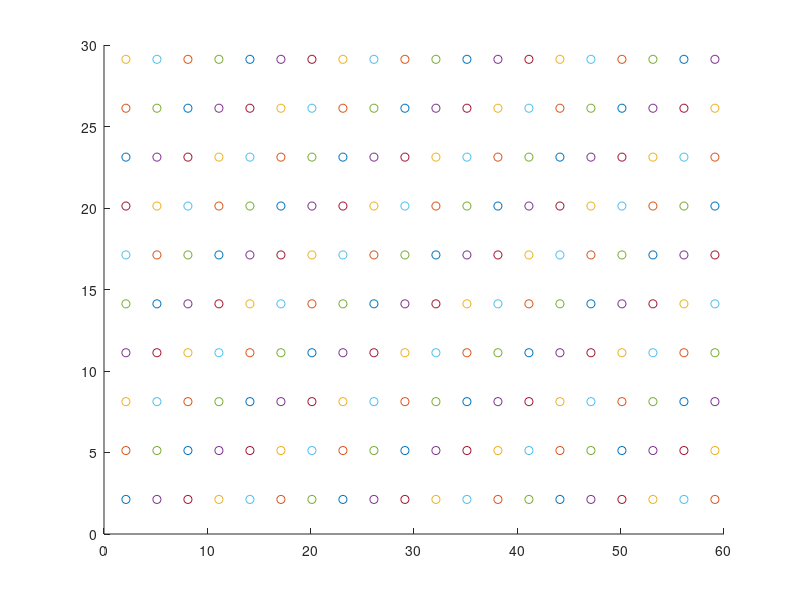

Recreate this plot in MATLAB.
% Suppose in a plant of size 30m by 60m, many sensors are installed on the 
% ceiling to monitor the environmental temperature. The sensors communicate 
% via wireless data transmission. Suppose the transmission radius is 3m. 
% Assume that there is no central unit to collect and process the data.
% All computations and transmissions are carried over the sensors 
% in a decentralized way. 

  close all;
  clear;
  clc;

  r = 3;
  l = 60;
  w = 30;
  

% Sensors placed as a 2D grid

  N = 0;      % sensor number
  row = 0;    % tmp variables for placing sensors
  column = 0; % 

  dy = r;     % distance between the sensors in both directions
  dx = r;           
  y_margin = r/sqrt(2);    % distance from the wall
  x_margin = r/sqrt(2);     

 % figure('Position',[600 300 600 500]);
%  rectangle('Position',[0,0,l,w]);    % walls of the plant
%  axis([-5 65 -5 35]);                       
 % xlabel('Length [m]'); ylabel('Width [m]');

  while (column-1)*dx+2*x_margin < l
    figure(99)
      hold on;

    while (row-1)*dy+2*y_margin < w
      x = x_margin+column*dx;
      y = row*dy+y_margin;
      N = N+1;
      coordinates(N,:) = [x y]; 
      plot(x,y,'o');
      %circle(x,y,3);
      row=row+1;
    end

    row=0;
    column=column+1;
  end
  axis([0 60 0 30]);

 % title(sprintf('Plant: (%i m x %i m) with %i sensors', l, w, N));

  
% For all N nodes find all nodes that are in range (adjacent)
% in case of 2D grid 4 nodes will have 2 connected, boundary nodes - 
% 3 connected, and all others - 4 nodes connected
% but it is handy to know their locations for organizing information fusion

% build an adjacency matrix of the sensor grid
% if two nodes are different and the distance between them
% is smaller than the range - then these nodes are adjacent

adjacent = zeros(N,N);
  for i=1:N
    for j=1:N
      if (i ~= j) && (norm(coordinates(i,:) - coordinates(j,:),2) <= r) 
        adjacent(i,j) = 1;
      end
    end
  end
  
N_adj = sum(adjacent);

    
    
 % Averaging Problem Solution using ADMM  
% solve the problem described on slide 61
% by realizing an update algorithm on slide 62


% z and v have dimensions Nx4 because we need one fusion center per each
% edge and for 2D grid node has maximum 4 links connected

% an algorithm is as follows:
% 
a_i = 20+3.*randn(N,1);% need to assign random values (sensor measurements)
x_i = zeros(N,1); % most recent estimate of the mean
z = zeros(N,4);
v = zeros(N,4);
x_n = zeros(N,4); %x values for neighbors
n_ind = zeros(N,4); % indices for neighbors
rho = 1;
% all info about nodes and their measurements
% each node have access to only the info on its corresponding row
% data = |coordinates (Nx2)|a_i (Nx1)|x_i (Nx1)|z (Nx4)|v(Nx4)|x_n(Nx4)|
%        |n_ind (Nx4)|
%        |====== 1:2 ======|== 3:3 ==|== 4:4 ==|= 5:8 =| 9:12 | 13:16 =|
%        |== 17:20 ==|
% each node needs to have info of adjacent xi's as well!
foo = 1:N;
for i = 1:N
    %x_n(i,:) = horzcat(x_i(adjacent(:,i)==1)',zeros(1,4-length(x_i(adjacent(:,i)==1))));
    n_ind(i,:) = horzcat(foo(adjacent(:,i)==1),zeros(1,4-length(foo(adjacent(:,i)==1))));
end
data = horzcat(coordinates, a_i, x_i, z, v, x_n, n_ind);
run_type = input(['Choose run type:\n0 - Synchronous, fixed iterations\n1 - Synchronous, fixed error' ...
    '\n2 - Asynchronous, fixed iteration\n3 - Asynchronous, fixed error\n']);
switch(run_type)
    case(0)
        %% Synchronous - fixed iteration
        p = 0:0.5:4.5; % prob. of package loss = qfunc(p)
        pr_loss = p(input('Probability of error:\n1 (most, p=0.5) - 10 (least, p = 4e-6)\n'));
        %[1-(maxErr+1)] transmission errors in random sensors - uniform dist
        maxErr = 10:5:55;
        faulty_sens_N = maxErr(input('Number of faulty sensors (1-10)\n'));
        total_trans = 0;
        loss_type = input('Loss type (0 - xnew(k+1)=xnew(k); 1 - xnew(k+1)=0)\n');
        max_iter = 100;
        avgs = zeros(N,max_iter);
        err = zeros(1,max_iter);
        faults=[];
        for i=1:max_iter
            xnew = (data(:,3)+sum(rho*data(:,5:8)-data(:,9:12),2))./(1+rho*N_adj)';
            if (randn(1,1)>pr_loss) 
                Loss = 1;
                else Loss = 0;
            end
            if(Loss)
                faults = round(1+(N-1).*rand(ceil(1+faulty_sens_N*rand(1,1)),1));
                if(loss_type) 
                    xnew(faults) = 0;
                else
                    xnew(faults) = data(faults,3);
                end
            end
            data(:,4) = xnew;
            znew = zeros(N,4);
            vnew = zeros(N,4);
            for j = 1:N
            neighs = nonzeros(data(j,17:20));
            v_ji = zeros(1,4);
            xj = zeros(1,4);
            k=1;
            %find v_ji
            for k=1:N_adj(j)
                ind = find(data(neighs(k),17:20)==j);
            % each node transmits v_ji to its neighbors (Nxk trans)
                v_ji(k) = data(neighs(k),ind+8);
            % each node transmits x_j to its neigbors (Nxk trans)
                xj(k) = xnew(neighs(k)); 
            end
            total_trans = total_trans + 2*N*k;
            znew(j,:)= 0.5*(rho^-1*(data(j,9:12)+...    %v_ij
                v_ji)+...                               %v_ji
                repmat(xnew(j),1,4)...                  %x_i
                +xj);                                   %x_j
            vnew(j,:) = data(j,9:12)+rho*(repmat(xnew(j),1,4)-znew(j,:));
            end
            if(Loss)
                if(loss_type)
                    znew(faults,:) = zeros(length(faults),4);
                    vnew(faults,:) = zeros(length(faults),4); 
                else
                    znew(faults,:) = data(faults,5:8);
                    vnew(faults,:) = data(faults,5:8);
                end
            end

            total_trans = total_trans + N*k;
            data(:,5:8) = znew;
            data(:,9:12) = vnew;
            avgs(:,i) = data(:,4);
            err(i) = norm(mean(data(:,3))-mean(avgs(:,i)),1)/mean(data(:,3))*100;
            xnew = zeros(N,1);
            if(i==30)
                data(:,3) = 30+3.*randn(N,1);
            end
        end
        figure(2)
        plot(err)
        ylabel('Percent error');
        xlabel('Number of iterations');
        figure(3)
        % plot some of the averages
        plot(avgs(randperm(N,30),:)'); % taking 30 random nodes
        hold on;
        %title('Average values stored in all N sensors (syncronous, no faults)');
        xlabel('Number of iterations');
        ylabel('Average temperature values');
    case(1)
        %% Synchronous - fixed error
        p = linspace(1,4);
        %[1-(maxErr+1)] transmission errors in random sensors - uniform dist
        maxErr = 10:5:55;
        faulty_sens_N = maxErr(input('Number of faulty sensors (1-10)\n'));
        eps = input('Error to stop at\n');
        loss_type = input('Loss type (0 - xnew(k+1)=xnew(k); 1 - xnew(k+1)=0)\n');
        iter = zeros(1,length(p));
        reverseStr = '';
        for i = 1:length(p)
            a_i = 20+3.*randn(N,1);
            data(:,3) = a_i;
            data(:,4:12) = zeros(N,9);
            err = 100;
            while(err>eps)
                xnew = (data(:,3)+sum(rho*data(:,5:8)-data(:,9:12),2))./(1+rho*N_adj)';
                if (randn(1,1)>p(i)) 
                    Loss = 1;
                    else Loss = 0;
                end
                if(Loss)
                    if(loss_type)
                        faults = round(1+(N-1).*rand(ceil(1+faulty_sens_N*rand(1,1)),1));
                        xnew(faults) = 0;
                    else
                        faults = round(1+(N-1).*rand(ceil(1+faulty_sens_N*rand(1,1)),1));
                        xnew(faults) = data(faults,3);
                    end
                end
                data(:,4) = xnew;
                znew = zeros(N,4);
                vnew = zeros(N,4);
                for j = 1:N
                    neighs = nonzeros(data(j,17:20));
                    v_ji = zeros(1,4);
                    xj = zeros(1,4);
                    k=1;
                    %find v_ji
                    for k=1:N_adj(j)
                        ind = find(data(neighs(k),17:20)==j);
                        % each node transmits v_ji to its neighbors (Nxk trans)
                        v_ji(k) = data(neighs(k),ind+8);
                        % each node transmits x_j to its neigbors (Nxk trans)
                        xj(k) = xnew(neighs(k)); 
                    end
                        znew(j,:)= 0.5*(rho^-1*(data(j,9:12)+...    %v_ij
                        v_ji)+...                               %v_ji
                        repmat(xnew(j),1,4)...                  %x_i
                        +xj);                                   %x_j
                    vnew(j,:) = data(j,9:12)+rho*(repmat(xnew(j),1,4)-znew(j,:));
                end
                if(Loss)
                    if(loss_type)
                        znew(faults,:) = zeros(length(faults),4); 
                        vnew(faults,:) = zeros(length(faults),4);                                                       
                    else
                        znew(faults,:) = data(faults,5:8);
                        vnew(faults,:) = data(faults,5:8);
                    end
                end                     
                data(:,5:8) = znew;
                data(:,9:12) = vnew;
                err = norm(mean(data(:,3))-mean(data(:,4)),1)/mean(data(:,3))*100;
                xnew = zeros(N,1);
                iter(i) = iter(i) + 1;
                msg = sprintf('%d/%d', i, length(p));
                fprintf([reverseStr, msg]);
                reverseStr = repmat(sprintf('\b'), 1, length(msg));
            end
        end
        fprintf('\n');
        figure(4)
        plot(qfunc(p),iter);
        title('Packet loss probability vs number of iterations required');
        ylabel('Number of iterations');
        xlabel('Packet loss probability (per iteration)');
    case(2)
        %% Asynchronous - fixed iterations
        % One part of the network calculates and updates its values first, then the
        % second part does the same.
        div = input('Network division factor [0-1]\n');
        N1 = round(N*div);
        N2 = N-N1;
        p = 0:0.5:4.5; % prob. of package loss = qfunc(p)
        pr_loss = p(input('Probability of error:\n1 (most, p=0.5) - 10 (least, p = 4e-6)\n'));
        %[1-(maxErr+1)] transmission errors in random sensors - uniform dist
        maxErr = 10:5:55;
        faulty_sens_N = maxErr(input('Number of faulty sensors (1-10)\n'));
        total_trans = 0;
        loss_type = input('Loss type (0 - xnew(k+1)=xnew(k); 1 - xnew(k+1)=0)\n');
        max_iter = 100;
        avgs = zeros(N,max_iter);
        err = zeros(1,max_iter);
        for i=1:2*max_iter
            if (randn(1,1)>pr_loss) 
                Loss = 1;
                else Loss = 0;
            end
            % First part
            if(mod(i,2)==0)
                xnew1 = (data(1:N1,3)+sum(rho*data(1:N1,5:8)-data(1:N1,9:12),2))./(1+rho*N_adj(1:N1))';
                if(Loss)
                    faults = round(1+(N1-1).*rand(ceil(1+faulty_sens_N*rand(1,1)),1));
                    if(loss_type)                        
                        xnew1(faults) = 0;
                    else
                        xnew1(faults) = data(faults,3);
                    end
                end
                data(1:N1,4) = xnew1;
                znew1 = zeros(N1,4);
                vnew1 = zeros(N1,4);
                for j = 1:N1
                    neighs = nonzeros(data(j,17:20));
                    v_ji1 = zeros(1,4);
                    xj1 = zeros(1,4);
                    k=1;
                    %find v_ji
                    for k=1:N_adj(j)
                        ind = find(data(neighs(k),17:20)==j);
                        %each node transmits v_ji to its corresponding neighbors (Nxk
                        %transmissions)
                        v_ji1(k) = data(neighs(k),ind+8);
                        %each node transmits x_j values to its neigbors (Nxk
                        %transmissions)
                        xj1(k) = data(neighs(k),4); 
                    end
                    znew1(j,:)= 0.5*(rho^-1*(data(j,9:12)+...   %v_ij
                        v_ji1)+...                              %v_ji
                        repmat(xnew1(j),1,4)...                 %x_i
                        +xj1);                                  %x_j
                    vnew1(j,:) = data(j,9:12)+rho*(repmat(xnew1(j),1,4)-znew1(j,:));
                end
                if(Loss)
                    if(loss_type)
                        znew1(faults,:) = zeros(length(faults),4); 
                        vnew1(faults,:) = zeros(length(faults),4);                                                       
                    else
                        znew1(faults,:) = data(faults,5:8);
                        vnew1(faults,:) = data(faults,5:8);
                    end
                end  
                data(1:N1,5:8) = znew1;
                data(1:N1,9:12) = vnew1;
                xnew1 = zeros(N1,1);
            else
            % Second part
                xnew2 = (data(N1+1:N,3)+sum(rho*data(N1+1:N,5:8)-data(N1+1:N,9:12),2))./(1+rho*N_adj(N1+1:N))';
                if(Loss)
                    faults = round(1+(N2-1).*rand(ceil(1+faulty_sens_N*rand(1,1)),1));
                    if(loss_type)
                        xnew2(faults) = 0;
                    else
                        xnew2(faults) = data(faults,3);
                    end
                end
                data(N1+1:N,4) = xnew2;
                znew2 = zeros(N2,4);
                vnew2 = zeros(N2,4);
                for j = N1+1:N
                    neighs = nonzeros(data(j,17:20));
                    v_ji2 = zeros(1,4);
                    xj2 = zeros(1,4);
                    k=1;
                    %find v_ji
                    for k=1:N_adj(j)
                        ind = find(data(neighs(k),17:20)==j);
                        %each node transmits v_ji to its corresponding neighbors (Nxk
                        %transmissions)
                        v_ji2(k) = data(neighs(k),ind+8);
                        %each node transmits x_j values to its neigbors (Nxk
                        %transmissions)
                        xj2(k) = data(neighs(k),4); 
                    end
                    %total_trans = total_trans + 2*N2*k;
                    znew2(j-N1,:)= 0.5*(rho^-1*(data(j,9:12)+...    %v_ij
                        v_ji2)+...                                  %v_ji
                        repmat(data(j,4),1,4)...                    %x_i
                        +xj2);                                      %x_j
                    vnew2(j-N1,:) = data(j,9:12)+rho*(repmat(data(j,4),1,4)-znew2(j-N1,:));
                end
                if(Loss)
                    if(loss_type)
                        znew2(faults,:) = zeros(length(faults),4); 
                        vnew2(faults,:) = zeros(length(faults),4);                                                       
                    else
                        znew2(faults,:) = data(faults,5:8);
                        vnew2(faults,:) = data(faults,5:8);
                    end
                end  
                data(N1+1:N,5:8) = znew2;
                data(N1+1:N,9:12) = vnew2;
                xnew2 = zeros(N2,1);
            end
            avgs(:,i) = data(:,4);
            err(i) = norm(mean(data(:,3))-mean(avgs(:,i)),1)/mean(data(:,3))*100;
        end
        figure(5)
        plot(err)
        %title('Percent error from true average');
        ylabel('Percentage');
        xlabel('Number of iterations');
        figure(6)
        %plot some of the averages
        plot(avgs(randperm(N,30),:)'); % taking 30 random nodes
        %title('Average values stored in sensors 30-50');
        xlabel('Number of iterations');
        ylabel('Average temperature values');
        %data(:,3:12) = zeros(N,10);
    case(3)
        %% Asynchronous - fixed error
        div = input('Network division factor [0-1]\n');
        N1 = round(N*div);
        N2 = N-N1;
        p = linspace(1,4);
        %[1-(maxErr+1)] transmission errors in random sensors - uniform dist
        maxErr = 10:5:55;
        faulty_sens_N = maxErr(input('Number of faulty sensors (1-10)\n'));
        eps = input('Error to stop at\n');
        loss_type = input('Loss type (0 - xnew(k+1)=xnew(k); 1 - xnew(k+1)=0)\n');
        iter = zeros(1,length(p));
        reverseStr = '';
        for i = 1:length(p)
            a_i = 20+3.*randn(N,1);
            data(:,3) = a_i;
            data(:,4:12) = zeros(N,9);
            err = 100;
            while(err>eps)
                if (randn(1,1)>p(i)) 
                    Loss = 1;
                    else Loss = 0;
                end
                if(mod(iter(i),2)==0)
                    xnew1 = (data(1:N1,3)+sum(rho*data(1:N1,5:8)-data(1:N1,9:12),2))./(1+rho*N_adj(1:N1))';
                    if(Loss)
                        faults = round(1+(N1-1).*rand(ceil(1+faulty_sens_N*rand(1,1)),1));
                        if(loss_type)
                            xnew1(faults) = 0;
                        else
                            xnew1(faults) = data(faults,3);
                        end
                    end
                    data(1:N1,4) = xnew1;
                    znew1 = zeros(N1,4);
                    vnew1 = zeros(N1,4);
                    for j = 1:N1
                        neighs = nonzeros(data(j,17:20));
                        v_ji1 = zeros(1,4);
                        xj1 = zeros(1,4);
                        k=1;
                        %find v_ji
                        for k=1:N_adj(j)
                            ind = find(data(neighs(k),17:20)==j);
                            %each node transmits v_ji to its corresponding neighbors (Nxk
                            %transmissions)
                            v_ji1(k) = data(neighs(k),ind+8);
                            %each node transmits x_j values to its neigbors (Nxk
                            %transmissions)
                            xj1(k) = data(neighs(k),4); 
                        end
                        znew1(j,:)= 0.5*(rho^-1*(data(j,9:12)+...   %v_ij
                            v_ji1)+...                              %v_ji
                            repmat(xnew1(j),1,4)...                 %x_i
                            +xj1);                                  %x_j
                        vnew1(j,:) = data(j,9:12)+rho*(repmat(xnew1(j),1,4)-znew1(j,:));
                    end
                    if(Loss)
                        if(loss_type)
                            znew1(faults,:) = zeros(length(faults),4); 
                            vnew1(faults,:) = zeros(length(faults),4);                                                       
                        else
                            znew1(faults,:) = data(faults,5:8);
                            vnew1(faults,:) = data(faults,5:8);
                        end
                    end  
                    data(1:N1,5:8) = znew1;
                    data(1:N1,9:12) = vnew1;
                    xnew1 = zeros(N1,1);
                else
                    % Second part
                    xnew2 = (data(N1+1:N,3)+sum(rho*data(N1+1:N,5:8)-data(N1+1:N,9:12),2))./(1+rho*N_adj(N1+1:N))';
                    if(Loss)
                        faults = round(1+(N2-1).*rand(ceil(1+faulty_sens_N*rand(1,1)),1));
                        if(loss_type)
                            xnew2(faults) = 0;
                        else
                            xnew2(faults) = data(faults,3);
                        end
                    end
                    data(N1+1:N,4) = xnew2;
                    znew2 = zeros(N2,4);
                    vnew2 = zeros(N2,4);
                    for j = N1+1:N
                        neighs = nonzeros(data(j,17:20));
                        v_ji2 = zeros(1,4);
                        xj2 = zeros(1,4);
                        k=1;
                        %find v_ji
                        for k=1:N_adj(j)
                            ind = find(data(neighs(k),17:20)==j);
                            %each node transmits v_ji to its corresponding neighbors (Nxk
                            %transmissions)
                            v_ji2(k) = data(neighs(k),ind+8);
                            %each node transmits x_j values to its neigbors (Nxk
                            %transmissions)
                            xj2(k) = data(neighs(k),4); 
                        end
                        %total_trans = total_trans + 2*N2*k;
                        znew2(j-N1,:)= 0.5*(rho^-1*(data(j,9:12)+...    %v_ij
                            v_ji2)+...                                  %v_ji
                            repmat(data(j,4),1,4)...                    %x_i
                            +xj2);                                      %x_j
                        vnew2(j-N1,:) = data(j,9:12)+rho*(repmat(data(j,4),1,4)-znew2(j-N1,:));
                    end
                    if(Loss)
                        if(loss_type)
                            znew2(faults,:) = zeros(length(faults),4); 
                            vnew2(faults,:) = zeros(length(faults),4);                                                       
                        else
                            znew2(faults,:) = data(faults,5:8);
                            vnew2(faults,:) = data(faults,5:8);
                        end
                    end  
                    data(N1+1:N,5:8) = znew2;
                    data(N1+1:N,9:12) = vnew2;
                    xnew2 = zeros(N2,1);
                end
                err = norm(mean(data(:,3))-mean(data(:,4)),1)/mean(data(:,3))*100;
                iter(i) = iter(i) + 1;
                msg = sprintf('%d/%d', i, length(p));
                fprintf([reverseStr, msg]);
                reverseStr = repmat(sprintf('\b'), 1, length(msg));
            end
        end
        fprintf('\n');
        figure(4)
        plot(qfunc(p),iter);
        title('Packet loss probability vs number of iterations required');
        ylabel('Number of iterations');
        xlabel('Packet loss probability (per iteration)');
        
end